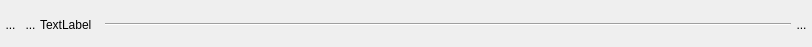
<?xml version="1.0" encoding="UTF-8"?>
<ui version="4.0">
 <class>WidgetFactPlie</class>
 <widget class="QWidget" name="WidgetFactPlie">
  <property name="geometry">
   <rect>
    <x>0</x>
    <y>0</y>
    <width>812</width>
    <height>47</height>
   </rect>
  </property>
  <property name="windowTitle">
   <string>Form</string>
  </property>
  <property name="styleSheet">
   <string notr="true"> QGroupBox {
     border: 1px solid gray;
     border-radius: 5px;
     margin-top: 1ex;
 }

 QGroupBox::title {
     padding: 0 3px;
 }</string>
  </property>
  <layout class="QHBoxLayout" name="horizontalLayout">
   <property name="spacing">
    <number>0</number>
   </property>
   <property name="leftMargin">
    <number>0</number>
   </property>
   <property name="topMargin">
    <number>2</number>
   </property>
   <property name="rightMargin">
    <number>0</number>
   </property>
   <property name="bottomMargin">
    <number>0</number>
   </property>
   <item>
    <widget class="QToolButton" name="RBDeplie">
     <property name="minimumSize">
      <size>
       <width>21</width>
       <height>15</height>
      </size>
     </property>
     <property name="maximumSize">
      <size>
       <width>21</width>
       <height>21</height>
      </size>
     </property>
     <property name="styleSheet">
      <string notr="true">border : 0px</string>
     </property>
     <property name="text">
      <string>...</string>
     </property>
     <property name="icon">
      <iconset>
       <normaloff>../Editeur/icons/plusnode.png</normaloff>
       <disabledoff>../Editeur/icons/ast-red-ball.png</disabledoff>../Editeur/icons/plusnode.png</iconset>
     </property>
     <property name="iconSize">
      <size>
       <width>25</width>
       <height>25</height>
      </size>
     </property>
    </widget>
   </item>
   <item>
    <widget class="MonBoutonValide" name="RBValide">
     <property name="minimumSize">
      <size>
       <width>17</width>
       <height>25</height>
      </size>
     </property>
     <property name="maximumSize">
      <size>
       <width>21</width>
       <height>25</height>
      </size>
     </property>
     <property name="styleSheet">
      <string notr="true">border : 0px</string>
     </property>
     <property name="text">
      <string>...</string>
     </property>
     <property name="icon">
      <iconset>
       <normaloff>../Editeur/icons/ast-green-ball.png</normaloff>../Editeur/icons/ast-green-ball.png</iconset>
     </property>
     <property name="iconSize">
      <size>
       <width>25</width>
       <height>25</height>
      </size>
     </property>
    </widget>
   </item>
   <item>
    <widget class="MonLabelClic" name="groupBox">
     <property name="sizePolicy">
      <sizepolicy hsizetype="Preferred" vsizetype="Fixed">
       <horstretch>0</horstretch>
       <verstretch>0</verstretch>
      </sizepolicy>
     </property>
     <property name="minimumSize">
      <size>
       <width>0</width>
       <height>25</height>
      </size>
     </property>
     <property name="maximumSize">
      <size>
       <width>12121213</width>
       <height>25</height>
      </size>
     </property>
     <property name="text">
      <string>TextLabel</string>
     </property>
    </widget>
   </item>
   <item>
    <spacer name="horizontalSpacer">
     <property name="orientation">
      <enum>Qt::Horizontal</enum>
     </property>
     <property name="sizeType">
      <enum>QSizePolicy::Fixed</enum>
     </property>
     <property name="sizeHint" stdset="0">
      <size>
       <width>13</width>
       <height>20</height>
      </size>
     </property>
    </spacer>
   </item>
   <item>
    <widget class="Line" name="line_5">
     <property name="sizePolicy">
      <sizepolicy hsizetype="MinimumExpanding" vsizetype="Fixed">
       <horstretch>0</horstretch>
       <verstretch>0</verstretch>
      </sizepolicy>
     </property>
     <property name="minimumSize">
      <size>
       <width>500</width>
       <height>0</height>
      </size>
     </property>
     <property name="maximumSize">
      <size>
       <width>1500</width>
       <height>16</height>
      </size>
     </property>
     <property name="orientation">
      <enum>Qt::Horizontal</enum>
     </property>
    </widget>
   </item>
   <item>
    <widget class="QToolButton" name="RBPoubelle">
     <property name="minimumSize">
      <size>
       <width>21</width>
       <height>25</height>
      </size>
     </property>
     <property name="maximumSize">
      <size>
       <width>21</width>
       <height>25</height>
      </size>
     </property>
     <property name="styleSheet">
      <string notr="true">border : 0px</string>
     </property>
     <property name="text">
      <string>...</string>
     </property>
     <property name="icon">
      <iconset>
       <normaloff>../Editeur/icons/deleteRond.png</normaloff>../Editeur/icons/deleteRond.png</iconset>
     </property>
     <property name="iconSize">
      <size>
       <width>25</width>
       <height>25</height>
      </size>
     </property>
    </widget>
   </item>
  </layout>
 </widget>
 <customwidgets>
  <customwidget>
   <class>MonBoutonValide</class>
   <extends>QToolButton</extends>
   <header>monBoutonValide.h</header>
  </customwidget>
  <customwidget>
   <class>MonLabelClic</class>
   <extends>QLabel</extends>
   <header>monLabelClic.h</header>
  </customwidget>
 </customwidgets>
 <resources/>
 <connections/>
</ui>
